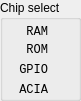
   <widget class="QGroupBox" name="gMMIO">
    <property name="enabled">
     <bool>true</bool>
    </property>
    <property name="geometry">
     <rect>
      <x>490</x>
      <y>0</y>
      <width>81</width>
      <height>101</height>
     </rect>
    </property>
    <property name="styleSheet">
     <string notr="true"/>
    </property>
    <property name="title">
     <string>Chip select</string>
    </property>
    <widget class="QLabel" name="label_38">
     <property name="geometry">
      <rect>
       <x>8</x>
       <y>40</y>
       <width>40</width>
       <height>20</height>
      </rect>
     </property>
     <property name="font">
      <font>
       <family>Monospace</family>
       <pointsize>9</pointsize>
      </font>
     </property>
     <property name="text">
      <string>ROM</string>
     </property>
     <property name="alignment">
      <set>Qt::AlignRight|Qt::AlignTrailing|Qt::AlignVCenter</set>
     </property>
    </widget>
    <widget class="MLed" name="led_cs_rom">
     <property name="geometry">
      <rect>
       <x>54</x>
       <y>45</y>
       <width>10</width>
       <height>10</height>
      </rect>
     </property>
     <property name="text">
      <string/>
     </property>
     <property name="pixmap">
      <pixmap resource="assets.qrc">:/assets/leds/assets/leds/green_off.svg</pixmap>
     </property>
     <property name="scaledContents">
      <bool>true</bool>
     </property>
    </widget>
    <widget class="QLabel" name="label_39">
     <property name="geometry">
      <rect>
       <x>-3</x>
       <y>60</y>
       <width>51</width>
       <height>20</height>
      </rect>
     </property>
     <property name="font">
      <font>
       <family>Monospace</family>
       <pointsize>9</pointsize>
      </font>
     </property>
     <property name="text">
      <string>GPIO</string>
     </property>
     <property name="alignment">
      <set>Qt::AlignRight|Qt::AlignTrailing|Qt::AlignVCenter</set>
     </property>
    </widget>
    <widget class="MLed" name="led_cs_gpio">
     <property name="geometry">
      <rect>
       <x>54</x>
       <y>65</y>
       <width>10</width>
       <height>10</height>
      </rect>
     </property>
     <property name="text">
      <string/>
     </property>
     <property name="pixmap">
      <pixmap resource="assets.qrc">:/assets/leds/assets/leds/green_off.svg</pixmap>
     </property>
     <property name="scaledContents">
      <bool>true</bool>
     </property>
    </widget>
    <widget class="QLabel" name="label_40">
     <property name="geometry">
      <rect>
       <x>-3</x>
       <y>80</y>
       <width>51</width>
       <height>20</height>
      </rect>
     </property>
     <property name="font">
      <font>
       <family>Monospace</family>
       <pointsize>9</pointsize>
      </font>
     </property>
     <property name="text">
      <string>ACIA</string>
     </property>
     <property name="alignment">
      <set>Qt::AlignRight|Qt::AlignTrailing|Qt::AlignVCenter</set>
     </property>
    </widget>
    <widget class="MLed" name="led_cs_acia">
     <property name="geometry">
      <rect>
       <x>54</x>
       <y>85</y>
       <width>10</width>
       <height>10</height>
      </rect>
     </property>
     <property name="text">
      <string/>
     </property>
     <property name="pixmap">
      <pixmap resource="assets.qrc">:/assets/leds/assets/leds/green_off.svg</pixmap>
     </property>
     <property name="scaledContents">
      <bool>true</bool>
     </property>
    </widget>
    <widget class="MLed" name="led_cs_ram">
     <property name="geometry">
      <rect>
       <x>54</x>
       <y>27</y>
       <width>10</width>
       <height>10</height>
      </rect>
     </property>
     <property name="text">
      <string/>
     </property>
     <property name="pixmap">
      <pixmap resource="assets.qrc">:/assets/leds/assets/leds/green_off.svg</pixmap>
     </property>
     <property name="scaledContents">
      <bool>true</bool>
     </property>
    </widget>
    <widget class="QLabel" name="label_41">
     <property name="geometry">
      <rect>
       <x>8</x>
       <y>22</y>
       <width>40</width>
       <height>20</height>
      </rect>
     </property>
     <property name="font">
      <font>
       <family>Monospace</family>
       <pointsize>9</pointsize>
      </font>
     </property>
     <property name="text">
      <string>RAM</string>
     </property>
     <property name="alignment">
      <set>Qt::AlignRight|Qt::AlignTrailing|Qt::AlignVCenter</set>
     </property>
    </widget>
   </widget>
